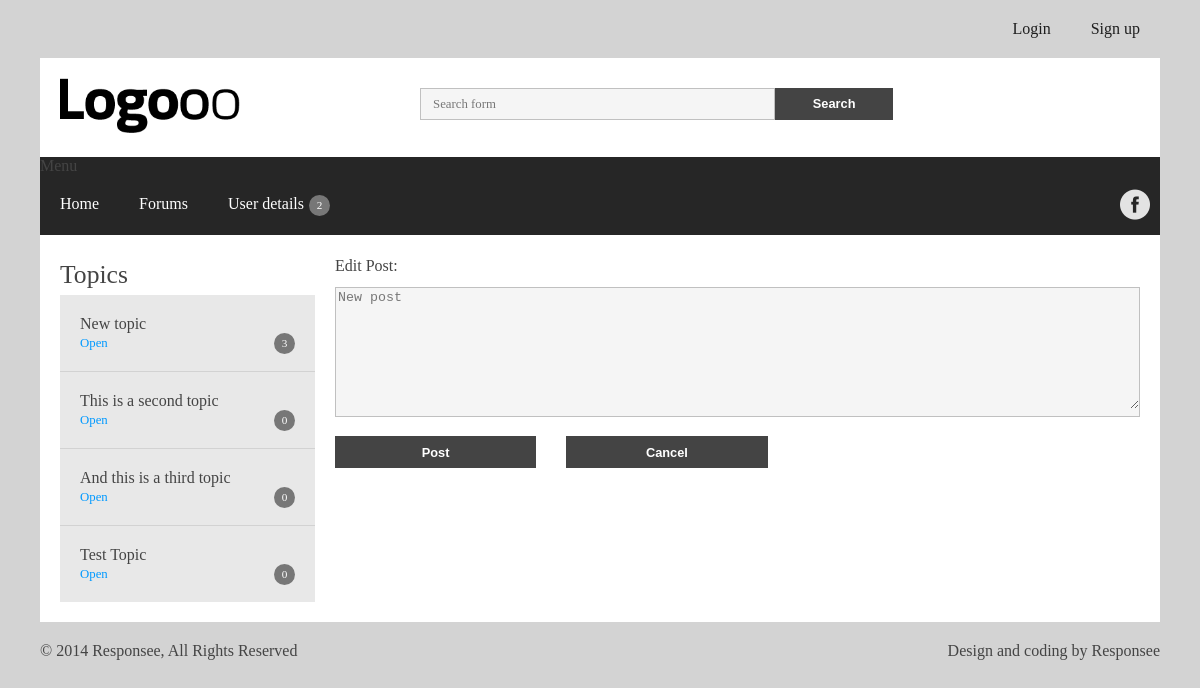
The page /Web-app/editPost.php?p_id=24 on the database its author committed.
### tables this page shows
CREATE TABLE `Post` (
  `Post_id` int(11) unsigned NOT NULL AUTO_INCREMENT,
  `User_id` int(11) unsigned NOT NULL,
  `Thread_id` int(11) unsigned NOT NULL,
  `Body` text NOT NULL,
  `History_id` int(11) unsigned DEFAULT NULL,
  `Status` tinyint(3) unsigned zerofill NOT NULL,
  `Date` datetime DEFAULT NULL,
  `Object_id` int(11) DEFAULT NULL,
  PRIMARY KEY (`Post_id`),
  KEY `User_id_idx` (`User_id`),
  KEY `Thread_id_Post` (`Thread_id`),
  KEY `Object_id_Post_idx` (`Object_id`),
  CONSTRAINT `Object_id_Post` FOREIGN KEY (`Object_id`) REFERENCES `Object` (`Object_id`) ON DELETE CASCADE ON UPDATE CASCADE,
  CONSTRAINT `Thread_id_Post` FOREIGN KEY (`Thread_id`) REFERENCES `Thread` (`Thread_id`) ON DELETE CASCADE ON UPDATE CASCADE,
  CONSTRAINT `User_id_Post` FOREIGN KEY (`User_id`) REFERENCES `User` (`User_id`) ON DELETE CASCADE ON UPDATE CASCADE
);

CREATE TABLE `Topic_relation` (
  `Parent_topic_id` int(11) unsigned NOT NULL,
  `Child_topic_id` int(11) unsigned NOT NULL,
  PRIMARY KEY (`Parent_topic_id`,`Child_topic_id`),
  KEY `Child_Topic_id_idx` (`Child_topic_id`),
  CONSTRAINT `Child_Topic_id` FOREIGN KEY (`Child_topic_id`) REFERENCES `Topic` (`Topic_id`) ON DELETE CASCADE ON UPDATE CASCADE,
  CONSTRAINT `Parent_Topic_id` FOREIGN KEY (`Parent_topic_id`) REFERENCES `Topic` (`Topic_id`) ON DELETE CASCADE ON UPDATE CASCADE
);

CREATE TABLE `Topic` (
  `Topic_id` int(11) unsigned NOT NULL AUTO_INCREMENT,
  `Object_id` int(11) DEFAULT NULL,
  `Name` varchar(45) NOT NULL,
  `Creator_id` int(11) unsigned NOT NULL,
  `Date` datetime DEFAULT NULL,
  `Status` tinyint(3) unsigned zerofill NOT NULL,
  PRIMARY KEY (`Topic_id`),
  KEY `Object_id_Topic_idx` (`Object_id`),
  KEY `Creator_id_Topic_idx` (`Creator_id`),
  CONSTRAINT `Creator_id_Topic` FOREIGN KEY (`Creator_id`) REFERENCES `User` (`User_id`) ON DELETE NO ACTION ON UPDATE CASCADE,
  CONSTRAINT `Object_id_Topic` FOREIGN KEY (`Object_id`) REFERENCES `Object` (`Object_id`) ON DELETE CASCADE ON UPDATE CASCADE
);

### Web-app/editPost.php (called while the page is built, shortened)
<?php
require ("common.php");
require ("viewServer.php");
if (! empty ( $_GET )) {
	$query0 = "	SELECT	*
			FROM	Topic LEFT JOIN Topic_relation on Topic_id = Child_topic_id";
	$query = "	SELECT	*
				FROM	Post
				WHERE	Post_id = :p_id";
	$query_params = array (
			':p_id' => $_GET ['p_id']
	);
	try {
		$stmt = $db->prepare ( $query );
		$result = $stmt->execute ( $query_params );
		$post = $stmt->fetch ();
		$stmt = $db->prepare ( $query0 );
		$stmt->execute ();
		$topics = $stmt->fetchAll ();
	} catch ( PDOException $ex ) {
		die ( "Failed to run query: " . $ex->getMessage () );
	}
}
$view = new viewServer();
$view->post = $post;
$view->topics = $topics;
$view->render("editPost.phtml");
?>

### Web-app/templates/editPost.phtml (the view, shortened to what this page needs)
<!DOCTYPE html>
<html>
<head>
</head>
<body>
<?php include ("header.phtml");?>
<div class="line">
	<div class="box margin-bottom">
		<div class="margin">
			<section class="s-12 l-9 right">
				<article class="customform">
				<form action="editPost.php" method="post">
					<p>Edit Post:</p>
					<div>
					<textarea name="text_post" style=" height: 121px;"><?php echo $this->post['Body'];?></textarea>
					</div>
					<div style="display: inline">
						<button class="s-3" type="submit" style="margin-right: 30px">Post</button>
						<button class="s-3" type="button" onclick="history.go(-1)"><b>Cancel</b></button>
					</div>
				</form>
				</article>
			</section>
			<?php include ("navigation.phtml")?>
		</div>
	</div>
</div>
<?php include ("footer.phtml"); ?>
</body>
</html>

### Web-app/templates/navigation.phtml (shortened to what this page needs)
<?php function build_navigation_dir($topic_head, $topics) {?>
	<?php echo("<ul>") ?>
		<?php foreach ($topics as $topic): ?>
		<?php if (!isset($topic['Parent_topic_id'])) :?>
		<?php elseif ($topic_head['Topic_id'] == $topic['Parent_topic_id']) :?>
			<?php echo("<li><a>".$topic['Name']."</br><menuscript onClick=\"window.location.href='forum.php?top_id=".$topic['Topic_id']."'\" > Open</menuscript></a> ") ?> <?php echo("")?>
			<?php build_navigation_dir($topic, $topics); ?>
			</li>
		<?php endif?>
	<?php endforeach?>
	<?php echo("</ul>") ?>
<?php } ?>
<aside class="customform s-12 l-3">
	<h3 style="width: 200px;">Topics</h3>
	<div class="aside-nav">
		<?php build_navigation_dir($this->topics[0], $this->topics); ?>
	</div>
</aside>

### Web-app/css/components.css (style rules this page uses)
.custombutton { background: none repeat scroll 0 0 #444444; border: medium none; color: #FFFFFF; cursor: pointer; display: block; font-size: 0.8em; height: 32px; margin: 0.75em 0; padding: 0 0.625em; white-space: nowrap; width: 100%; }
html body .customtextarea textarea { background: none; border: medium none; color: #777777; outline: medium none; overflow: auto; width: 100%; max-width: 100%; min-width: 100%; }
.custominputut, .custominputut:hover, .custominputut.customfocus, .custombutton, .custombutton:hover, .customselect strong span:before, .customselect strong span:hover:before, .customtextarea, .customtextarea:hover, html body .customtextarea.customfocus, html body .customtextarea.customfocus textarea, .customselect, .customselect:hover, .customselect.customfocus, .customfiles span strong, A.customfiles:hover span strong, .customselect:hover, .customselect.customfocus, .customselect.customfocus select { transition: background 0.20s linear 0s; -o-transition: background 0.20s linear 0s; -ms-transition: background 0.20s linear 0s; -moz-transition: background 0.20s linear 0s; -webkit-transition: background 0.20s linear 0s; }

### Web-app/css/responsee.css (style rules this page uses)
* { -webkit-box-sizing: border-box; -moz-box-sizing: border-box; box-sizing: border-box; margin: 0; }
body { background: none repeat scroll 0 0 #d3d3d3; font-size: 100%; margin: 0; font-family: tahoma; color: #444; }
h1, h2, h3, h4, h5, h6 { color: #444; font-weight: normal; margin: 0.2em 0 0.2em 0; }
h3 { font-size: 1.6em; }
a, a:link, a:visited, a:hover, a:active { text-decoration: none; color: #444; }
menuscript, menuscript:link, menuscript:visited, menuscript:hover, menuscript:active { cursor: pointer; text-decoration: none; font-size: 80%; display:inline; color: #0099FF; margin-right: 4px; margin-left: 4px" }
.size-1140 .line { margin: 0 auto; max-width: 71.25em; padding: 0 0.625em; }
form { line-height: 1.4em; }
.aside-nav ul { background: #e8e8e8; padding: 0; }
.aside-nav li { list-style: none outside none; cursor: pointer; }
.aside-nav li a { display: block; padding: 1.25em; border-bottom: 1px solid #D2D2D2; }
.aside-nav>ul>li:last-child a { border-bottom: 0 none; }
.margin { margin: 0 -0.625em; }
.line { clear: left; }
.line:after { clear: both; content: "."; display: block; height: 0; line-height: 0; visibility: hidden; }
.box { background: none repeat scroll 0 0 #fff; display: table; padding: 1.25em; width: 100%; }
.margin-bottom { margin-bottom: 1.25em; }
.s-1, .s-2, .s-3, .s-4, .s-5, .s-6, .s-7, .s-8, .s-9, .s-10 .s-11, .s-12, .l-1, .l-2, .l-3, .l-4, .l-5, .l-6, .l-7, .l-8, .l-9, .l-10, .l-11, .l-12 { float: left; position: relative; }
.s-3 { width: 25%; }
.s-12 { width: 100%; }
.margin>.s-12 { padding: 0 0.625em; width: 100%; }
.l-3 { width: 25%; }
.l-9 { width: 75%; }
.margin>.l-3 { padding: 0 0.625em; width: 25%; }
.margin>.l-9 { padding: 0 0.625em; width: 75%; }
.right { float: right; }

### rows shown on the page
post: text_post "New post"
topic_relation: Child_topic.Name "New topic"
topic_relation: Child_topic.Name "This is a second topic"
topic_relation: Child_topic.Name "And this is a third topic"
topic_relation: Child_topic.Name "Test Topic"
